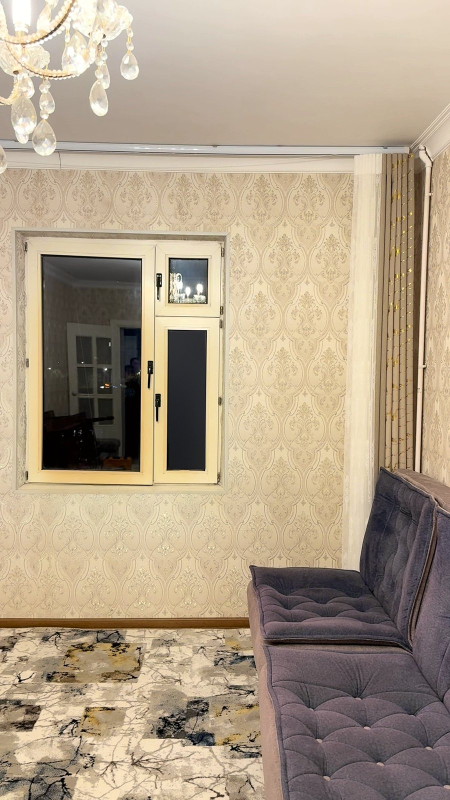
#> input picture img/ba1_before.jpg, 900 x 1600 px (shown at 1/2 size)
$ python cover_v2.py ../../img/ba1_before.jpg ../../img/ba2_before.jpg ../../img/ba2_before.jpg
#> lines starting #> are read from the running program, lines starting #| are printed output that depends on the picture
"""Cover for reel #2: VHS 'before' half | clean 4K 'after' half, key content inside the 3:4 grid crop."""
import sys
from PIL import Image, ImageDraw, ImageFont
sys.path.insert(0, "/home/claude/reels/scripts")
import assets_ht as h  # noqa: E402

vhs_frame, k_frame, out = sys.argv[1], sys.argv[2], sys.argv[3]
W, H = 1080, 1920
MONO_B = "/usr/share/fonts/truetype/dejavu/DejaVuSansMono-Bold.ttf"
ACC = h.ACC
HT = "/home/claude/reels/assets_ht"
V2A = "/home/claude/reels/v2/assets"


def vhs_text(layer, xy, text, font, alpha=255, ghost=3):
    x, y = xy
    g = Image.new("RGBA", layer.size, (0, 0, 0, 0))
    gd = ImageDraw.Draw(g)
    gd.text((x - ghost, y), text, font=font, fill=(255, 40, 60, int(alpha * 0.55)))
    gd.text((x + ghost, y), text, font=font, fill=(40, 230, 255, int(alpha * 0.55)))
    layer.alpha_composite(g)
    ImageDraw.Draw(layer).text((x, y), text, font=font, fill=(255, 255, 255, alpha),
                               stroke_width=3, stroke_fill=(0, 0, 0, int(alpha * 0.85)))


v = Image.open(vhs_frame).convert("RGB")
#> v is the input picture: PIL image 900x1600 RGB; mean R, G, B 174.8, 158.3, 135.8
k = Image.open(k_frame).convert("RGB")
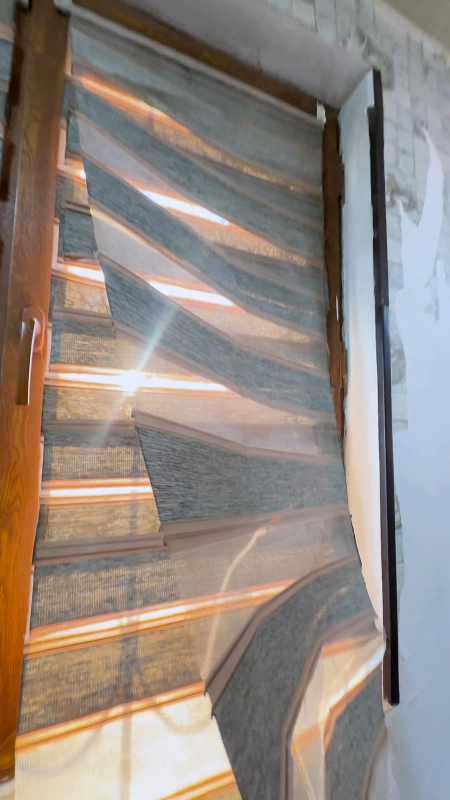
#> input picture img/ba2_before.jpg, 900 x 1600 px (shown at 1/2 size)
#> k is the input picture: PIL image 900x1600 RGB; mean R, G, B 147.1, 136.6, 128.7
im = Image.new("RGB", (W, H))
#> im: PIL image 1080x1920 RGB; every value is 0
im.paste(v.crop((180, 0, 720, H)), (0, 0))
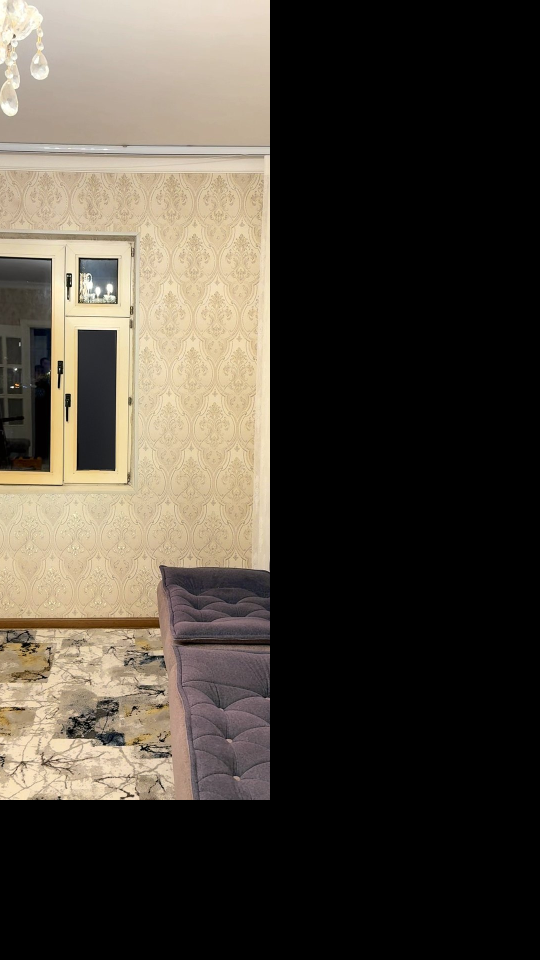
#> im: PIL image 1080x1920 RGB (shown at 1/2 size); mean R, G, B 75.9, 69, 58.9
im.paste(k.crop((300, 0, 840, H)), (540, 0))
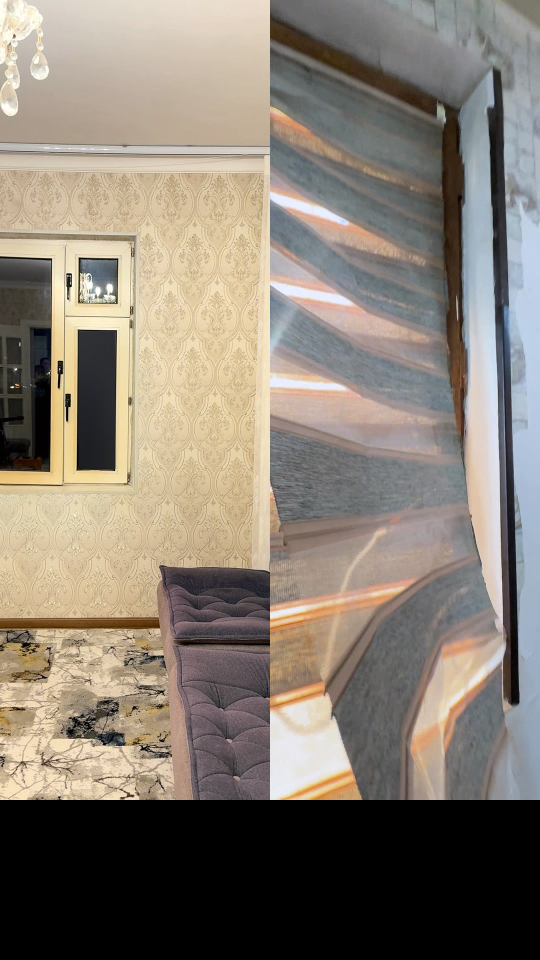
#> im: PIL image 1080x1920 RGB (shown at 1/2 size); mean R, G, B 135, 125.9, 114.6
im = im.convert("RGBA")
#> im: PIL image 1080x1920 RGBA
# scanlines only on the VHS half
#> (the run stopped early here; a loop or call above may not have finished)
